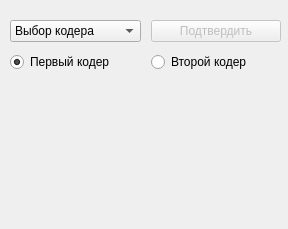
<?xml version="1.0" encoding="UTF-8"?>
<ui version="4.0">
    <class>Init_Coder</class>
    <widget class="QWidget" name="Init_Coder">
        <property name="geometry">
            <rect>
                <x>0</x>
                <y>0</y>
                <width>288</width>
                <height>229</height>
            </rect>
        </property>
        <property name="sizePolicy">
            <sizepolicy hsizetype="Fixed" vsizetype="Fixed">
                <horstretch>0</horstretch>
                <verstretch>0</verstretch>
            </sizepolicy>
        </property>
        <property name="minimumSize">
            <size>
                <width>0</width>
                <height>0</height>
            </size>
        </property>
        <property name="maximumSize">
            <size>
                <width>16777215</width>
                <height>16777215</height>
            </size>
        </property>
        <property name="contextMenuPolicy">
            <enum>Qt::NoContextMenu</enum>
        </property>
        <property name="acceptDrops">
            <bool>true</bool>
        </property>
        <property name="windowTitle">
            <string>Создание кодера</string>
        </property>
        <property name="windowIcon">
            <iconset resource="../../../Resources/img/img.qrc">
                <normaloff>:/MainWindow/AddCoder.png</normaloff>:/MainWindow/AddCoder.png
            </iconset>
        </property>
        <property name="locale">
            <locale language="Russian" country="Russia"/>
        </property>
        <widget class="QWidget" name="gridLayoutWidget">
            <property name="geometry">
                <rect>
                    <x>10</x>
                    <y>20</y>
                    <width>271</width>
                    <height>52</height>
                </rect>
            </property>
            <layout class="QGridLayout" name="grid">
                <property name="spacing">
                    <number>10</number>
                </property>
                <item row="1" column="1">
                    <widget class="QPushButton" name="submit_button">
                        <property name="enabled">
                            <bool>false</bool>
                        </property>
                        <property name="focusPolicy">
                            <enum>Qt::NoFocus</enum>
                        </property>
                        <property name="text">
                            <string>Подтвердить</string>
                        </property>
                        <property name="shortcut">
                            <string>Return</string>
                        </property>
                    </widget>
                </item>
                <item row="1" column="0">
                    <widget class="QComboBox" name="choose_comboBox">
                        <property name="contextMenuPolicy">
                            <enum>Qt::ActionsContextMenu</enum>
                        </property>
                        <property name="currentText">
                            <string>Выбор кодера</string>
                        </property>
                        <item>
                            <property name="text">
                                <string>Выбор кодера</string>
                            </property>
                        </item>
                        <item>
                            <property name="text">
                                <string>Хемминга</string>
                            </property>
                        </item>
                        <item>
                            <property name="text">
                                <string>Циклический</string>
                            </property>
                        </item>
                        <item>
                            <property name="text">
                                <string>Сверточный</string>
                            </property>
                        </item>
                        <item>
                            <property name="text">
                                <string>Фонтанный</string>
                            </property>
                        </item>
                    </widget>
                </item>
                <item row="2" column="0">
                    <widget class="QRadioButton" name="first_coder_radio_button">
                        <property name="text">
                            <string>Первый кодер</string>
                        </property>
                        <property name="checked">
                            <bool>true</bool>
                        </property>
                    </widget>
                </item>
                <item row="2" column="1">
                    <widget class="QRadioButton" name="second_coder_radio_button">
                        <property name="text">
                            <string>Второй кодер</string>
                        </property>
                    </widget>
                </item>
            </layout>
        </widget>
        <widget class="QWidget" name="gridLayoutWidget_2">
            <property name="geometry">
                <rect>
                    <x>10</x>
                    <y>90</y>
                    <width>271</width>
                    <height>131</height>
                </rect>
            </property>
            <layout class="QGridLayout" name="grid_coder_options">
                <property name="spacing">
                    <number>10</number>
                </property>
            </layout>
        </widget>
    </widget>
    <resources>
        <include location="../../../Resources/img/img.qrc"/>
    </resources>
    <connections/>
</ui>
